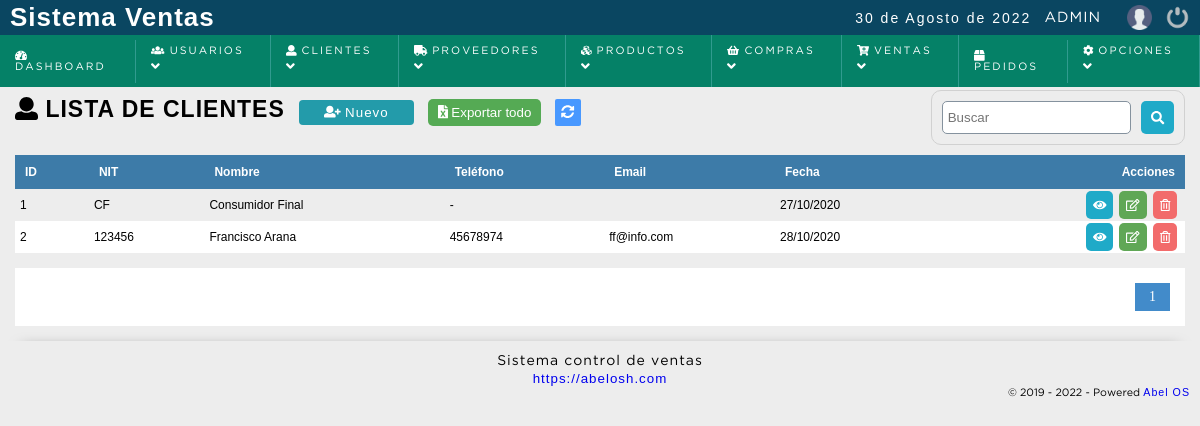
/sistema/clientes/clientes.php (signed in), run on the app's committed database.
### tables this page shows
CREATE TABLE IF NOT EXISTS `cliente` (
  `idcliente` int(11) NOT NULL AUTO_INCREMENT,
  `nit` varchar(20) NOT NULL,
  `nombre` varchar(80) DEFAULT NULL,
  `telefono` int(11) DEFAULT NULL,
  `correo` varchar(100) NOT NULL,
  `clave` varchar(255) NOT NULL,
  `cod_temp` varchar(200) NOT NULL,
  `direccion` text,
  `dateadd` datetime NOT NULL DEFAULT CURRENT_TIMESTAMP,
  `usuario_id` int(11) NOT NULL,
  `estatus` int(11) NOT NULL DEFAULT '1',
  PRIMARY KEY (`idcliente`),
  KEY `usuario_id` (`usuario_id`)
);

### sistema/includes/functions.php (called while the page is built, shortened)
<?php
	function decrypt($string, $key) {
	   $result = '';
	   $string = base64_decode($string);
	   for($i=0; $i<strlen($string); $i++) {
	      $char = substr($string, $i, 1);
	      $keychar = substr($key, ($i % strlen($key))-1, 1);
	      $char = chr(ord($char)-ord($keychar));
	      $result.=$char;
	   }
	   return $result;
	}
 ?>

### sistema/clientes/clientes.php (the view, shortened to what this page needs)
<?php
	include "../../conexion.php";
	$sql_registe = mysqli_query($conection,"SELECT COUNT(*) as total_registro FROM cliente WHERE estatus = 1 ");
	$result_register = mysqli_fetch_array($sql_registe);
	$total_registro = $result_register['total_registro'];
	$por_pagina = 150;
	if(empty($_GET['pagina']))
	{
		$pagina = 1;
	}else{
		$pagina = $_GET['pagina'];
	}
	$desde = ($pagina-1) * $por_pagina;
	$total_paginas = ceil($total_registro / $por_pagina);
	$query = mysqli_query($conection,"SELECT idcliente,nit,nombre,telefono,correo,correo, DATE_FORMAT(dateadd, '%d/%m/%Y') as fecha FROM cliente
									  WHERE estatus = 1 ORDER BY idcliente ASC LIMIT $desde,$por_pagina
		");
 ?>
<!DOCTYPE html>
<html lang="en">
<head>
	<?php include "../includes/scripts.php"; ?>
</head>
<body>
	<?php include "../includes/header.php"; ?>
	<section id="container">
		<h1><i class="fas fa-user"></i> Lista de clientes</h1>
		<a href="registro_cliente.php" class="btn_new"><i class="fas fa-user-plus"></i> Nuevo </a>
		<?php
		if($_SESSION['rol'] == 1 OR $_SESSION['rol'] == 2)
		{
			if($result > 0){
		 ?>
		<form action="exportar.php" method="post" class="formExport" >
			<button type="submit" class="bntExport"> <i class="fas fa-file-excel"></i> Exportar todo</button>
		</form>
		<?php } } ?>
		<a href="index.php" class="btnRefresh"><i class="fas fa-sync-alt" title="Actualizar"></i></a>
		<form action="buscar_cliente.php" method="get" class="form_search">
			<input type="text" name="busqueda" id="busqueda" placeholder="Buscar">
			<button type="submit" class="btn_search"><i class="fas fa-search"></i></button>
		</form>
	<div class="containerTable">
		<table>
			<tr>
				<th>ID</th>
				<th><?= strtoupper(IDENTIFICACION_TRIBUTARIA); ?></th>
				<th>Nombre</th>
				<th>Teléfono</th>
				<th>Email</th>
				<th>Fecha</th>
				<th class="textright">Acciones</th>
			</tr>
		<?php
			if($result > 0){
				while ($data = mysqli_fetch_array($query)) {
					if($data["nit"] == 0)
					{
						$nit = 'C/F';
					}else{
						$nit = $data["nit"];
					}
			?>
				<tr id="item_<?php echo $data["idcliente"]; ?>">
					<td><?php echo $data["idcliente"]; ?></td>
					<td><?php echo $nit; ?></td>
					<td><?php echo $data["nombre"]; ?></td>
					<td><?php echo ($data["telefono"] != 0 ) ? $data["telefono"] : '-'; ?></td>
					<td><?php echo $data["correo"]; ?></td>
					<td><?php echo $data["fecha"]; ?></td>
					<td class="textright">
						<div class="div_acciones">
							<div>
								<a href="#" class="btn_view btnInfoCliente" title="Ver datos"><i class="fas fa-eye"></i></a>
							</div>
							<div>
								<a class="btn_edit" href="editar_cliente.php?id=<?php echo $data["idcliente"]; ?>" title="Editar"><i class="far fa-edit"></i></a>
							</div>
							<?php if($_SESSION['rol'] == 1 || $_SESSION['rol'] == 2){ ?>
							<div>
								<a class="btn_del" href="eliminar_confirmar_cliente.php?id=<?php echo $data["idcliente"]; ?>" title="Eliminar"><i class="far fa-trash-alt"></i></a>
							</div>
							<?php } ?>
						</div>
					</td>
				</tr>
		<?php
				}
			}else{
				echo '<tr><td colspan="7" align="center"><p><strong>No hay datos para mostrar</strong></p></td></tr>';
			}
		 ?>
		</table>
	</div>
	<?php
	if($total_registro != 0)
		{
	 ?>
		<div class="paginador">
			<ul>
			<?php
				for ($i=1; $i <= $total_paginas; $i++) {
					if($i == $pagina)
					{
						echo '<li class="pageSelected">'.$i.'</li>';
					}else{
						echo '<li><a href="?pagina='.$i.'">'.$i.'</a></li>';
					}
				}
			 ?>
			</ul>
		</div>
	<?php } ?>
	</section>
	<?php include "../includes/footer.php"; ?>
</body>
</html>

### sistema/css/style.css (style rules this page uses)
* { margin: 0; padding: 0; box-sizing: border-box; }
body { background: #ededed; }
h1, h2, h3, h4, h5, h6 { font-family: 'arial'; font-weight: bold; letter-spacing: 1px; }
h1 { font-size: 26px; }
a { text-decoration: none; font-family: arial; letter-spacing: 1px; }
#container { padding: 90px 15px 15px; }
form { background: #FFF; margin: auto; padding: 20px 43px; border: 1px solid #d1d1d1; }
input,select,textarea { display: block; width: 100%; font-size: 10pt; padding: 5px; border: 1px solid #85929e; border-radius: 5px; }
.btnRefresh { margin-left: 10px; color: #FFF; font-size: 10pt; background:#4898ff; padding: 6px; border-radius: 2px; }
#container h1 { font-size: 23px; text-transform: uppercase; display: inline-block; }
.btn_new { display: inline-block; background: #239baa; color: #FFF; padding: 5px 25px; border-radius: 4px; border: 0; margin: 10px; cursor: pointer; font-size: 10pt; }
table { border-collapse: collapse; font-size: 9pt; font-family: 'arial'; width: 100%; }
table th { text-align: left; padding: 10px; background: #3d7ba8; color: #FFF; }
table tr:nth-child(odd) { background: #FFF; }
table td { padding: 2px 5px; }
.paginador ul { padding: 15px; list-style: none; background: #FFF; margin-top: 15px; display: -webkit-flex; display: -moz-flex; display: -ms-flex; display: -o-flex; display: flex; justify-content: flex-end; }
.paginador a, .pageSelected { color: #428bca; border: 1px solid #ddd; padding: 5px; display: inline-block; font-size: 14px; text-align: center; width: 35px; }
.pageSelected { color: #FFF; background: #428bca; border: 1px solid #428bca; }
.form_search { display: -webkit-flex; display: -moz-flex; display: -ms-flex; display: -o-flex; display: flex; float: right; background: initial; padding: 10px; border-radius: 10px; margin-bottom: 10px; }
.form_search .btn_search { background: #1faac8; color: #FFF; padding: 10px; border: 0; cursor: pointer; margin-left: 10px; display: -webkit-flex; display: -moz-flex; display: -ms-flex; display: -o-flex; display: flex; border-radius: 5px; }
.textright { text-align: right; }
.div_acciones { display: -webkit-flex; display: -moz-flex; display: -ms-flex; display: -o-flex; display: flex; justify-content: flex-end; }
.btn_view, .btn_edit, .btn_del, .btn_add, .btn_sendEmail, .btn_print { background-color: #1faac8; border: 0; border-radius: 5px; cursor: pointer; padding: 7px; margin: 0 3px; color: #FFF; }
.div_acciones .btn_view, .div_acciones .btn_edit, .div_acciones .btn_del, .btn_add { display: block; }
.btn_edit { background-color: #60a756; }
.btn_del { background-color: #f26b6b; }
.formExport { padding: initial; display: inline-block; background: initial; border: initial; }
.bntExport { cursor: pointer; color: #FFF; background: #55aa54; border: 0; padding: 6px 10px; border-radius: 5px; }

### data on the page
cliente: idcliente "1", nit "CF", nombre "Consumidor Final", fecha "27/10/2020"
cliente: idcliente "2", nit "123456", nombre "Francisco Arana", telefono "45678974", correo "ff@info.com", fecha "28/10/2020"

### other printed values
fechaC() "30 de Agosto de 2022"
$_SESSION['user'] "ADMIN"
IDENTIFICACION_TRIBUTARIA "NIT"
WEB_EMPRESA "https://abelosh.com"
